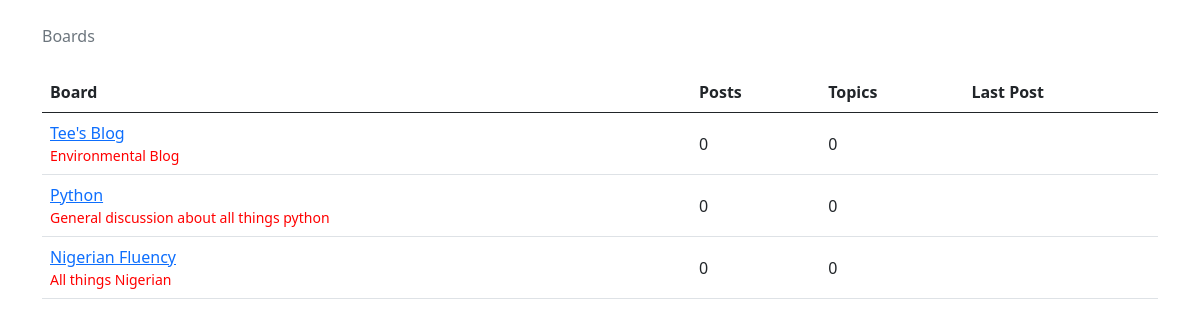
Before: / with the older database file.
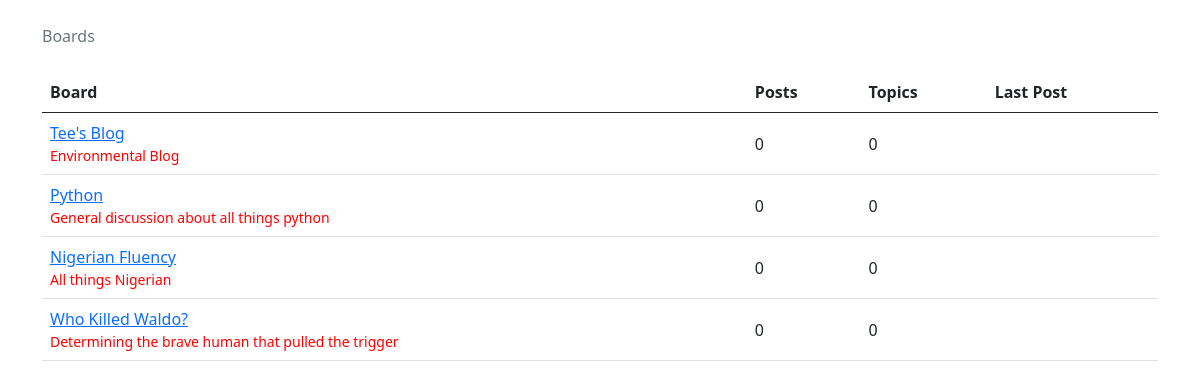
After: the same page with the newer database file.
### boards/models.py (models this page shows, shortened)
class Board(models.Model):
    name = models.CharField(max_length=30, unique=True)
    description= models.CharField(max_length=100)

### boards/views.py (the view)
# urls.py: 2. Add a URL to urlpatterns:  path('', views.home, name='home')
def home(request):
    boards = Board.objects.all()
    return render(request, 'home.html', {'boards': boards})

### boards/templates/home.html (shortened to what this page needs)
{% load static %}
{% load bootstrap4 %}
<!DOCTYPE html>
<html lang="en">
<head>
    <link href="https://cdn.jsdelivr.net/npm/bootstrap@5.0.0-beta1/dist/css/bootstrap.min.css" rel="stylesheet">
</head>
<body><div class="container">
    <ol class="breadcrumb my-4">
   <li class="breadcrumb-item active">Boards</li>
</ol>
    <table class="table">
        <thead class="thead-inverse">
            <tr>
                <th>Board</th>
                <th>Posts</th>
                <th>Topics</th>
                <th>Last Post</th>
            </tr>
        </thead>
        <tbody>
            {% for board in boards %}
        <tr>
            <td>
                <a href="{% url 'board_topics' board.pk %}">{{ board.name }}</a><br>
                <small class="text-muted d-block">
                    <a style="color:red" "{% url 'board_topics' board.pk %}">{{ board.description }}</a> </small>
            </td>
            <td class="align-middle">
                0
            </td>
            <td class="align-middle">
               0
            </td>
            <td>
            </td>
        </tr>
        {% endfor %}
        </tbody>
    </table>
</div>
</body>
</html>

Changed rows visible on the page:
added Board: name "Who Killed Waldo?", description "Determining the brave human that pulled the trigger"
